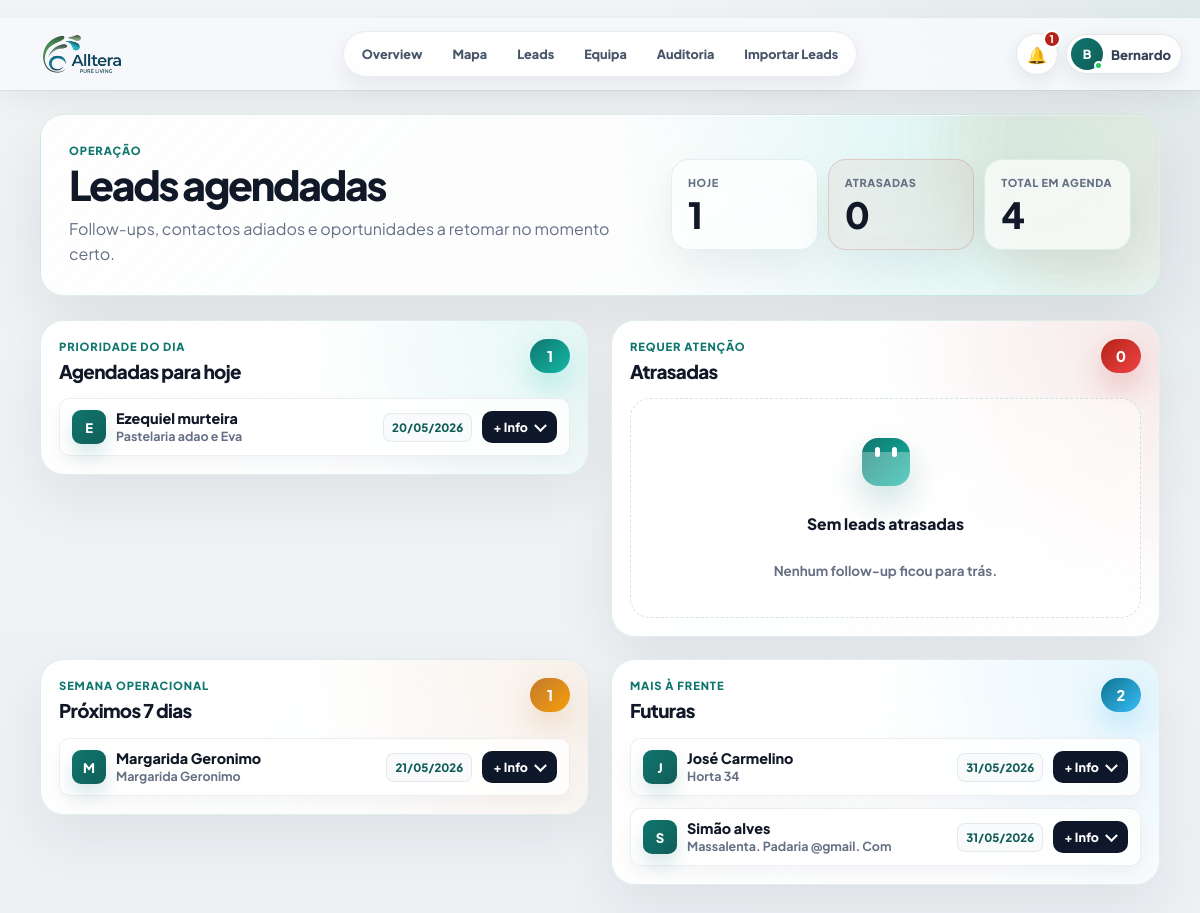
The app's page /agendadas (signed in), older data.
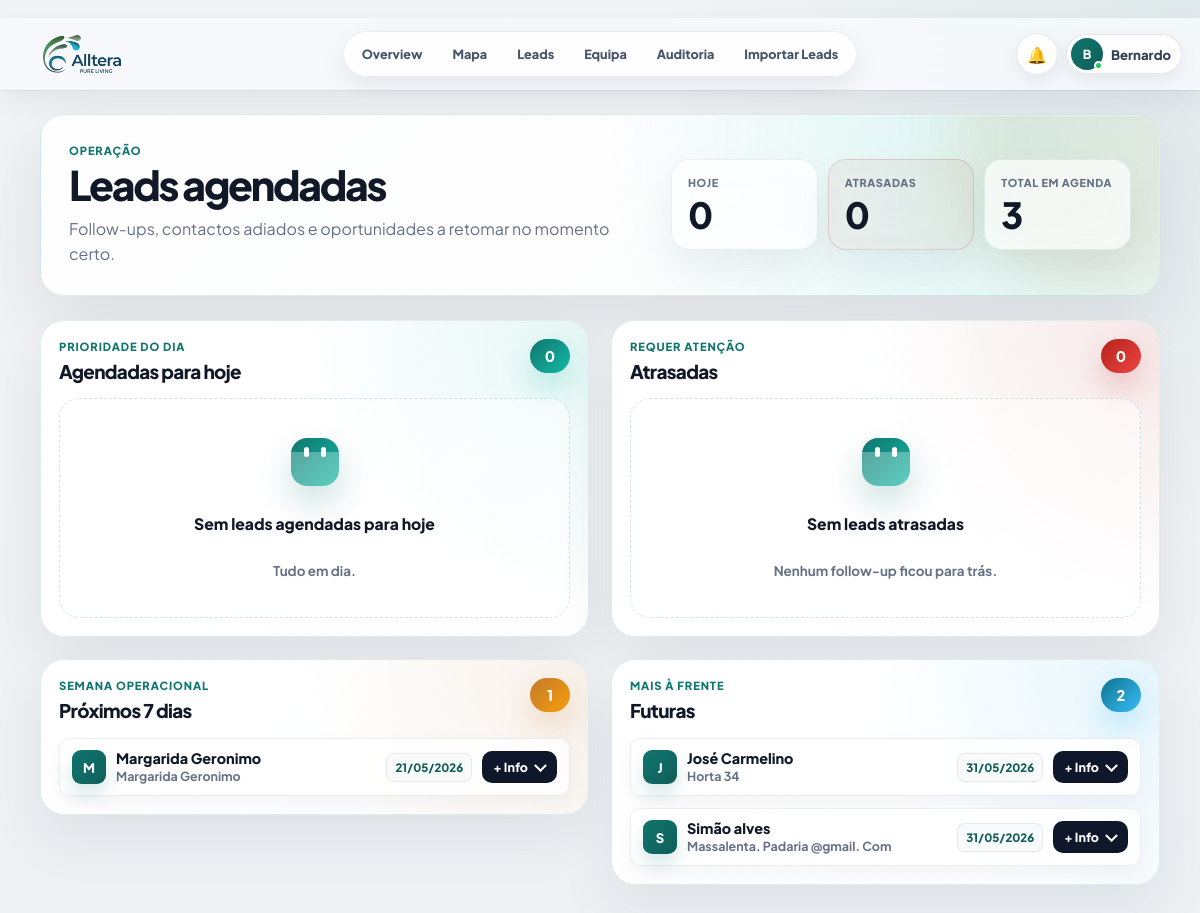
The same page, newer data.
### PlataformaApoioDecisaoComercial/models.py (models this page shows, shortened)
class Lead(db.Model):
    id = db.Column(db.Integer, primary_key=True)
    nome_cliente = db.Column(db.String(180), nullable=True)
    area_negocio = db.Column(db.String(120), nullable=True)
    cidade = db.Column(db.String(80), nullable=True)
    empresa = db.Column(db.String(180), nullable=True)
    nome_empresa = db.Column(db.String(180), nullable=False)
    tipo_cliente = db.Column(db.String(80), nullable=False)
    morada = db.Column(db.String(220), nullable=True)
    codigo_postal = db.Column(db.String(20), nullable=True)
    localidade = db.Column(db.String(80), nullable=False)
    contacto = db.Column(db.String(120), nullable=True)
    telefone = db.Column(db.String(40), nullable=True)
    email = db.Column(db.String(160), nullable=True)
    categoria = db.Column(db.String(120), nullable=True)
    nif = db.Column(db.String(30), nullable=True)
    observacoes = db.Column(db.Text, nullable=True)
    observacoes_contacto = db.Column(db.Text, nullable=True)
    reuniao_info = db.Column(db.Text, nullable=True)
    classificacao_observacao = db.Column(db.String(80), nullable=True)
    motivo_classificacao = db.Column(db.Text, nullable=True)
    latitude = db.Column(db.Float, nullable=True)
    longitude = db.Column(db.Float, nullable=True)
    estado = db.Column(db.String(40), nullable=False, default="Por contactar")
    estado_lead = db.Column(db.String(40), nullable=True, default="Por contactar")
    prioridade = db.Column(db.String(20), nullable=True, default="Baixa")
    comercial_responsavel = db.Column(db.String(80), nullable=False, default="Flávia")
    data_novo_contacto = db.Column(db.Date, nullable=True)
    data_reuniao = db.Column(db.Date, nullable=True)
    hora_reuniao = db.Column(db.String(10), nullable=True)
    tags = db.Column(db.String(300), nullable=True)
    insight_tags = db.Column(db.String(400), nullable=True)
    insight_note = db.Column(db.Text, nullable=True)
    assigned_to_id = db.Column(db.Integer, db.ForeignKey("users.id"), nullable=True, index=True)
    created_at = db.Column(db.DateTime, default=datetime.utcnow)
    updated_at = db.Column(db.DateTime, default=datetime.utcnow, onupdate=datetime.utcnow)
    assigned_to = db.relationship("User", back_populates="assigned_leads")
    historico = db.relationship(
        "HistoricoLead",
        backref="lead",
        cascade="all, delete-orphan",
        order_by="desc(HistoricoLead.created_at)",
    )
    def tag_list(self):
        return [tag.strip() for tag in (self.tags or "").split(",") if tag.strip()]
    def insight_tag_list(self):
        return [tag.strip() for tag in (self.insight_tags or "").split(",") if tag.strip()]

### PlataformaApoioDecisaoComercial/app.py (the view, shortened to what this page needs)
    @app.route("/agendadas", methods=["GET", "POST"])
    @login_required
    def agendadas():
        return render_template(
            "agendadas.html",
            scheduled=scheduled_leads_context(),
            today=date.today(),
            scheduled_datetime_label=scheduled_datetime_label,
            scheduled_time_label=scheduled_time_label,
        )

### PlataformaApoioDecisaoComercial/app.py (called while the page is built)
def normalize_lookup(value):
    text = str(value or "").strip().lower()
    text = unicodedata.normalize("NFKD", text)
    return "".join(char for char in text if not unicodedata.combining(char))

def clean_text(value):
    return re.sub(r"\s+", " ", str(value or "").strip())

def parse_time_value(value):
    value = clean_text(value)
    if not value:
        return None
    match = re.fullmatch(r"([01]?\d|2[0-3]):([0-5]\d)(?::[0-5]\d)?", value)
    if not match:
        return None
    return f"{int(match.group(1)):02d}:{match.group(2)}"

def scheduled_time_label(lead):
    return parse_time_value(getattr(lead, "hora_reuniao", None)) or ""

def scheduled_datetime_label(lead):
    if not lead or not lead.data_novo_contacto:
        return "-"
    date_text = lead.data_novo_contacto.strftime("%d/%m/%Y")
    hour_text = scheduled_time_label(lead)
    return f"{date_text} às {hour_text}" if hour_text else date_text

def scheduled_sort_key(lead):
    return (
        lead.data_novo_contacto or date.max,
        scheduled_time_label(lead) or "99:99",
        normalize_lookup(lead.nome_empresa or lead.nome_cliente or ""),
    )

### PlataformaApoioDecisaoComercial/templates/agendadas.html (shortened to what this page needs)
{% extends "base.html" %}
{% macro empty_state(title, subtitle) %}
<div class="scheduled-empty">
    <div class="scheduled-empty__icon" aria-hidden="true"></div>
    <strong>{{ title }}</strong>
    <span>{{ subtitle }}</span>
</div>
{% endmacro %}
{% macro scheduled_card(lead, tone="default") %}
{% set name = lead.nome_cliente or lead.nome_empresa or lead.empresa or "Lead sem nome" %}
{% set latest = lead.historico[0] if lead.historico else none %}
{% set next_action = "Contactar hoje" if tone == "today" else ("Retomar contacto" if tone == "overdue" else "Preparar follow-up") %}
{% set tags = lead.tag_list() %}
{% set insight_tags = lead.insight_tag_list() %}
<article class="scheduled-lead-card scheduled-lead-card--{{ tone }}" data-lead-card="{{ lead.id }}" data-lead-drawer="{{ lead.id }}">
    <div class="scheduled-lead-card__top">
        <div class="scheduled-avatar" aria-hidden="true">{{ name[:1]|upper }}</div>
        <div class="scheduled-lead-card__identity">
            <strong>{{ name }}</strong>
            <span>{{ lead.empresa or lead.nome_empresa or "Sem empresa" }}</span>
        </div>
        <span class="scheduled-date-pill">{{ scheduled_datetime_label(lead) }}</span>
        <button class="link-button scheduled-info-toggle" type="button" aria-expanded="false">+ Info</button>
    </div>
</article>
{% endmacro %}
{% macro scheduled_section(title, subtitle, count, items, tone, empty_title, empty_subtitle) %}
<section class="scheduled-section-card scheduled-section-card--{{ tone }}">
    <header class="scheduled-section-card__header">
        <div>
            <p class="eyebrow">{{ subtitle }}</p>
            <h2>{{ title }}</h2>
        </div>
        <span class="scheduled-count scheduled-count--{{ tone }}">{{ count }}</span>
    </header>
    <div class="scheduled-section-card__body">
        {% for lead in items %}
            {{ scheduled_card(lead, tone) }}
        {% else %}
            {{ empty_state(empty_title, empty_subtitle) }}
        {% endfor %}
    </div>
</section>
{% endmacro %}
{% block content %}
<main class="page-shell scheduled-page">
    <section class="scheduled-hero-v2">
        <div class="scheduled-hero-v2__copy">
            <p class="eyebrow">Operação</p>
            <h1>Leads agendadas</h1>
            <p>Follow-ups, contactos adiados e oportunidades a retomar no momento certo.</p>
        </div>
        <div class="scheduled-hero-stats">
            <article><span>Hoje</span><strong>{{ scheduled.today_count }}</strong></article>
            <article class="is-warning"><span>Atrasadas</span><strong>{{ scheduled.overdue_count }}</strong></article>
            <article><span>Total em agenda</span><strong>{{ scheduled.today|length + scheduled.overdue|length + scheduled.next7|length + scheduled.future|length }}</strong></article>
        </div>
    </section>
    <section class="scheduled-grid-v2">
        {{ scheduled_section(
            "Agendadas para hoje",
            "Prioridade do dia",
            scheduled.today|length,
            scheduled.today,
            "today",
            "Sem leads agendadas para hoje",
            "Tudo em dia."
        ) }}
        {{ scheduled_section(
            "Atrasadas",
            "Requer atenção",
            scheduled.overdue|length,
            scheduled.overdue,
            "overdue",
            "Sem leads atrasadas",
            "Nenhum follow-up ficou para trás."
        ) }}
        {{ scheduled_section(
            "Próximos 7 dias",
            "Semana operacional",
            scheduled.next7|length,
            scheduled.next7,
            "next",
            "Sem agendamentos próximos",
            "A semana está livre nesta fila."
        ) }}
        {{ scheduled_section(
            "Futuras",
            "Mais à frente",
            scheduled.future|length,
            scheduled.future,
            "future",
            "Sem leads futuras",
            "Ainda não existem contactos planeados para depois."
        ) }}
    </section>
</main>
{% endblock %}

### PlataformaApoioDecisaoComercial/templates/base.html (shortened to what this page needs)
﻿<!doctype html>
<html lang="pt">
<head>
    <link rel="stylesheet" href="https://unpkg.com/leaflet@1.9.4/dist/leaflet.css">
    <link rel="stylesheet" href="{{ url_for('static', filename='css/styles.css') }}">
</head>
<body>
    <div class="app-shell">
        <header class="topbar topbar--minimal" id="appTopbar" aria-label="Barra superior">
            <a class="topnav-brand" href="{{ url_for('admin_overview') if current_user.is_authenticated and current_user.role == 'admin' else (url_for('mapa_leads') if current_user.is_authenticated else url_for('login')) }}" aria-label="Alltera">
                <span class="topnav-brand__logo" aria-hidden="true">
                    <img src="{{ url_for('static', filename='alltera-logo.png') }}" alt="">
                </span>
            </a>
            {% if current_user.is_authenticated %}
            <nav class="topnav-pill" aria-label="Navegação principal">
                {% if current_user.role == "admin" %}
                <a href="{{ url_for('admin_overview') }}" {% if request.endpoint == 'admin_overview' %}aria-current="page"{% endif %}>Overview</a>
                <a href="{{ url_for('mapa_leads') }}" {% if request.endpoint == 'mapa_leads' %}aria-current="page"{% endif %}>Mapa</a>
                <a href="{{ url_for('todas_leads') }}" {% if request.endpoint == 'todas_leads' %}aria-current="page"{% endif %}>Leads</a>
                <a href="{{ url_for('admin_users') }}" {% if request.endpoint == 'admin_users' %}aria-current="page"{% endif %}>Equipa</a>
                <a href="{{ url_for('historico') }}" {% if request.endpoint == 'historico' %}aria-current="page"{% endif %}>Auditoria</a>
                <a href="{{ url_for('importar_leads') }}" {% if request.endpoint == 'importar_leads' %}aria-current="page"{% endif %}>Importar Leads</a>
                {% endif %}
            </nav>
            {% endif %}
            <div class="topbar__actions">
                {% if current_user.is_authenticated %}
                {% set display_name = current_user.nome or current_user.email %}
                {% set first_name = display_name.split()[0] %}
                <div class="notifications-menu" id="notificationsMenu">
                    <button class="notifications-trigger" id="notificationsButton" type="button" aria-haspopup="menu" aria-expanded="false" aria-controls="notificationsDropdown" title="Notificações operacionais">
                        <span aria-hidden="true">🔔</span>
                        {% if operational_notifications.count > 0 %}
                        <strong>{{ operational_notifications.count }}</strong>
                        {% endif %}
                    </button>
                </div>
                <div class="profile-menu" id="profileMenu">
                    <button class="profile-trigger" id="profileMenuButton" type="button" aria-haspopup="menu" aria-expanded="false" aria-controls="profileDropdown">
                        <span class="profile-avatar" aria-hidden="true">{{ display_name[:1]|upper }}<i></i></span>
                        <span class="profile-trigger__name">{{ first_name }}</span>
                    </button>
                </div>
                {% endif %}
            </div>
        </header>
        <div class="app-shell__content">
            {% block content %}{% endblock %}
        </div>
    </div>
    {% if current_user.is_authenticated %}
    <aside class="command-palette" id="commandPalette" aria-hidden="true">
    </aside>
    <aside class="global-lead-drawer" id="globalLeadDrawer" aria-hidden="true">
    </aside>
    {% endif %}
</body>
</html>

Row changes from the older to the newer data that the page shows:
no longer on this page (row edited): Lead: nome_cliente "E", nome_cliente "Ezequiel murteira", empresa "Pastelaria adao e Eva", data_novo_contacto+hora_reuniao "20/05/2026"
Text that changed along with them:
{{ scheduled.today_count }}: "1" → "0"
{{ count }}: "1 0 1 2" → "0 0 1 2"
{{ title }}: "Sem leads atrasadas" → "Sem leads agendadas para hoje Sem leads atrasadas"
{{ subtitle }}: "Nenhum follow-up ficou para trás." → "Tudo em dia. Nenhum follow-up ficou para trás."
{{ operational_notifications.count }}: "1" → (not shown)
text no longer shown: "4"
text now shown: "3"
